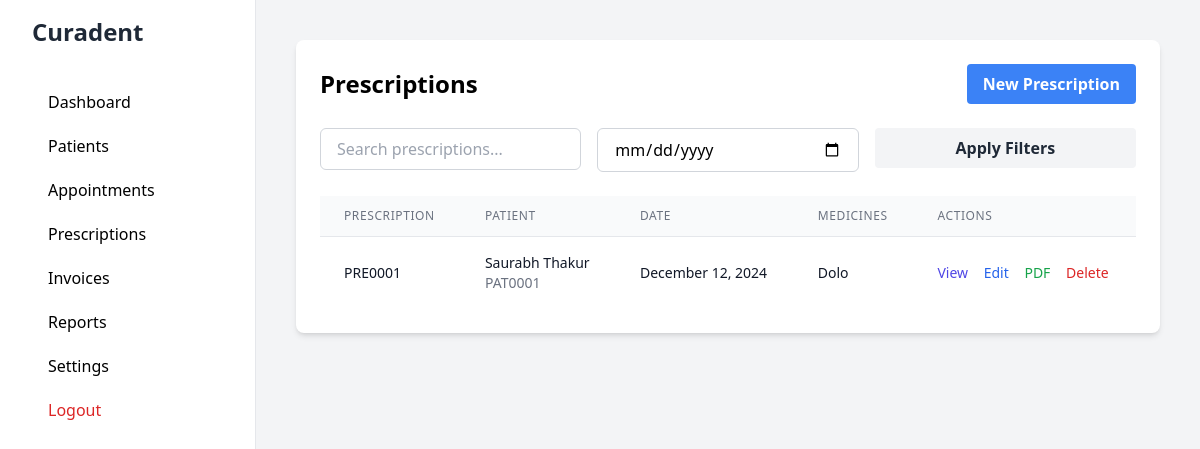
The page /prescriptions/ (signed in) on the database as committed earlier.
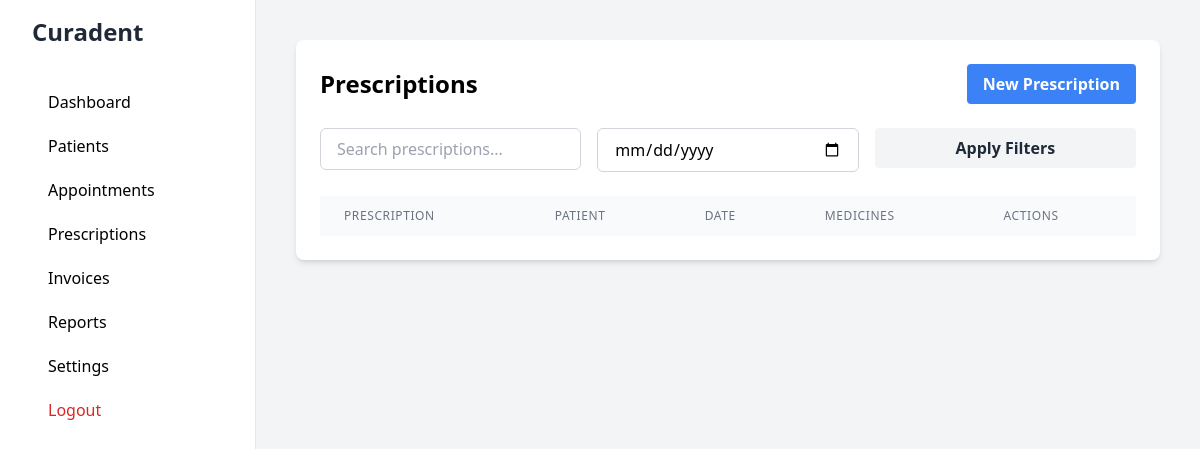
The same page on the database as committed later.
### app/models/settings.py (models this page shows, shortened)
class ClinicSettings(db.Model):
    __tablename__ = 'clinic_settings'
    id = db.Column(db.Integer, primary_key=True)
    clinic_name = db.Column(db.String(200), nullable=False)
    doctor_name = db.Column(db.String(100), nullable=False)
    email = db.Column(db.String(120))
    phone = db.Column(db.String(20))
    country_code = db.Column(db.String(5), default='+91')  # Default to India
    address = db.Column(db.Text)
    currency = db.Column(db.String(3), default='INR')
    opening_time = db.Column(db.Time)
    closing_time = db.Column(db.Time)
    working_days = db.Column(db.String(100))  # Store as comma-separated values
    registration_number = db.Column(db.String(50))  # Medical registration number
    tax_id = db.Column(db.String(50))  # GST/Tax ID
    logo_path = db.Column(db.String(200))
    gmail_app_password = db.Column(db.String(100))
    @staticmethod
    def get_settings():
        settings = ClinicSettings.query.first()
        return settings

### app/models/prescription.py (models this page shows, shortened)
class Prescription(db.Model):
    __tablename__ = 'prescriptions'
    id = db.Column(db.Integer, primary_key=True)
    prescription_number = db.Column(db.String(20), unique=True)
    patient_id = db.Column(db.Integer, db.ForeignKey('patients.id'), nullable=False)
    appointment_id = db.Column(db.Integer, db.ForeignKey('appointments.id'))
    date = db.Column(db.Date, nullable=False)
    diagnosis = db.Column(db.Text)
    notes = db.Column(db.Text)
    created_at = db.Column(db.DateTime, default=datetime.utcnow)
    updated_at = db.Column(db.DateTime, default=datetime.utcnow, onupdate=datetime.utcnow)
    patient = db.relationship('Patient', backref='prescriptions')
    appointment = db.relationship('Appointment', backref='prescriptions')
    medicines = db.relationship('PrescriptionMedicine', backref='prescription', cascade='all, delete-orphan')

class PrescriptionMedicine(db.Model):
    __tablename__ = 'prescription_medicines'
    id = db.Column(db.Integer, primary_key=True)
    prescription_id = db.Column(db.Integer, db.ForeignKey('prescriptions.id'), nullable=False)
    medicine_name = db.Column(db.String(100), nullable=False)
    dosage = db.Column(db.String(50))  # e.g., "1 tablet"
    frequency = db.Column(db.String(50))  # e.g., "twice daily"
    duration = db.Column(db.String(50))  # e.g., "7 days"
    instructions = db.Column(db.Text)  # e.g., "Take after meals"
    created_at = db.Column(db.DateTime, default=datetime.utcnow)

### app/models/patient.py (models this page shows, shortened)
class Patient(db.Model):
    __tablename__ = 'patients'
    id = db.Column(db.Integer, primary_key=True)
    registration_number = db.Column(db.String(20), unique=True)
    first_name = db.Column(db.String(50), nullable=False)
    last_name = db.Column(db.String(50))
    date_of_birth = db.Column(db.Date)
    gender = db.Column(db.String(10))
    blood_group = db.Column(db.String(5))
    phone = db.Column(db.String(20))
    email = db.Column(db.String(120))
    address = db.Column(db.Text)
    medical_history = db.Column(db.Text)
    allergies = db.Column(db.Text)
    created_at = db.Column(db.DateTime, default=datetime.utcnow)
    updated_at = db.Column(db.DateTime, default=datetime.utcnow, onupdate=datetime.utcnow)
    invoices = db.relationship('Invoice', lazy=True)
    @property
    def full_name(self):
        if self.last_name:
            return f"{self.first_name} {self.last_name}"
        return self.first_name

### app/routes/main.py (the view)
@main_bp.route('/prescriptions')
@login_required
def prescriptions():
    return redirect(url_for('prescription.prescriptions'))

### app/__init__.py (called while the page is built)
def create_app():
    app = Flask(__name__)
    app.config.from_object(Config)
    db.init_app(app)
    migrate.init_app(app, db)
    login_manager.init_app(app)
    from app.routes.auth import auth_bp
    from app.routes.main import main_bp
    from app.routes.appointment import appointment_bp
    from app.routes.prescription import prescription_bp
    from app.routes.invoice import invoice_bp
    app.register_blueprint(auth_bp)
    app.register_blueprint(main_bp)
    app.register_blueprint(appointment_bp)
    app.register_blueprint(prescription_bp)
    app.register_blueprint(invoice_bp)
    @app.context_processor
    def inject_settings():
        from app.models.settings import ClinicSettings
        settings = ClinicSettings.get_settings()
        return dict(clinic_settings=settings)
    return app

### app/models/user.py (called while the page is built)
@login_manager.user_loader
def load_user(id):
    return User.query.get(int(id))

### app/routes/prescription.py (called while the page is built, shortened)
@prescription_bp.route('/')
@login_required
def prescriptions():
    page = request.args.get('page', 1, type=int)
    search = request.args.get('search', '')
    date_filter = request.args.get('date')
    query = Prescription.query
    if date_filter:
        filter_date = datetime.strptime(date_filter, '%Y-%m-%d').date()
        query = query.filter(Prescription.date == filter_date)
    prescriptions = query.order_by(Prescription.created_at.desc()).paginate(
        page=page, per_page=10, error_out=False
    )
    return render_template('dashboard/prescriptions/index.html',
                         prescriptions=prescriptions,
                         search=search,
                         date_filter=date_filter)

### app/templates/dashboard/prescriptions/index.html (shortened to what this page needs)
{% extends "base.html" %}
{% block content %}
<div class="bg-white rounded-lg shadow-md p-6">
    <div class="flex justify-between items-center mb-6">
        <h1 class="text-2xl font-bold">Prescriptions</h1>
        <a href="{{ url_for('prescription.new_prescription') }}"
           class="bg-blue-500 hover:bg-blue-700 text-white font-bold py-2 px-4 rounded">
            New Prescription
        </a>
    </div>
    <div class="mb-6">
        <form method="GET" class="grid grid-cols-1 md:grid-cols-3 gap-4">
            <div>
                <input type="text" name="search" value="{{ search }}"
                       placeholder="Search prescriptions..."
                       class="w-full px-4 py-2 border border-gray-300 rounded-md focus:outline-none focus:ring-2 focus:ring-blue-500">
            </div>
            <div>
                <input type="date" name="date" value="{{ date_filter }}"
                       class="w-full px-4 py-2 border border-gray-300 rounded-md focus:outline-none focus:ring-2 focus:ring-blue-500">
            </div>
            <div>
                <button type="submit"
                        class="w-full bg-gray-100 hover:bg-gray-200 text-gray-800 font-semibold py-2 px-4 rounded">
                    Apply Filters
                </button>
            </div>
        </form>
    </div>
    <div class="overflow-x-auto">
        <table class="min-w-full divide-y divide-gray-200">
            <thead class="bg-gray-50">
                <tr>
                    <th class="px-6 py-3 text-left text-xs font-medium text-gray-500 uppercase tracking-wider">
                        Prescription
                    </th>
                    <th class="px-6 py-3 text-left text-xs font-medium text-gray-500 uppercase tracking-wider">
                        Patient
                    </th>
                    <th class="px-6 py-3 text-left text-xs font-medium text-gray-500 uppercase tracking-wider">
                        Date
                    </th>
                    <th class="px-6 py-3 text-left text-xs font-medium text-gray-500 uppercase tracking-wider">
                        Medicines
                    </th>
                    <th class="px-6 py-3 text-left text-xs font-medium text-gray-500 uppercase tracking-wider">
                        Actions
                    </th>
                </tr>
            </thead>
            <tbody class="bg-white divide-y divide-gray-200">
                {% for prescription in prescriptions.items %}
                <tr>
                    <td class="px-6 py-4 whitespace-nowrap">
                        <div class="text-sm font-medium text-gray-900">{{ prescription.prescription_number }}</div>
                    </td>
                    <td class="px-6 py-4">
                        <div class="text-sm text-gray-900">{{ prescription.patient.full_name }}</div>
                        <div class="text-sm text-gray-500">{{ prescription.patient.registration_number }}</div>
                    </td>
                    <td class="px-6 py-4 whitespace-nowrap">
                        <div class="text-sm text-gray-900">{{ prescription.date.strftime('%B %d, %Y') }}</div>
                    </td>
                    <td class="px-6 py-4">
                        <div class="text-sm text-gray-900">
                            {% for medicine in prescription.medicines[:2] %}
                            <div>{{ medicine.medicine_name }}</div>
                            {% endfor %}
                        </div>
                    </td>
                    <td class="px-6 py-4 whitespace-nowrap text-sm font-medium">
                        <a href="{{ url_for('prescription.view_prescription', id=prescription.id) }}"
                           class="text-indigo-600 hover:text-indigo-900 mr-3">View</a>
                        <a href="{{ url_for('prescription.edit_prescription', id=prescription.id) }}"
                           class="text-blue-600 hover:text-blue-900 mr-3">Edit</a>
                        <a href="{{ url_for('prescription.prescription_pdf', id=prescription.id) }}"
                           target="_blank"
                           class="text-green-600 hover:text-green-900 mr-3">
                             PDF
                        </a>
                        <button onclick="showDeleteModal('{{ prescription.id }}')"
                                class="text-red-600 hover:text-red-900">Delete</button>
                    </td>
                </tr>
                {% endfor %}
            </tbody>
        </table>
    </div>
</div>
{% endblock %}

### app/templates/base.html (shortened to what this page needs)
<!DOCTYPE html>
<html lang="en">
<head>
    <script src="https://cdn.tailwindcss.com"></script>
</head>
<body class="bg-gray-100">
    <div class="min-h-screen flex">
        <div class="bg-white w-64 px-8 py-4 border-r">
            <h1 class="text-2xl font-bold text-gray-800 mb-8">
                {% if clinic_settings and clinic_settings.clinic_name %}
                    {{ clinic_settings.clinic_name }}
                {% else %}
                    Clinic MS
                {% endif %}
            </h1>
            <nav>
                <a href="{{ url_for('main.dashboard') }}" class="block py-2.5 px-4 rounded transition duration-200 hover:bg-gray-100">
                    Dashboard
                </a>
                <a href="{{ url_for('main.patients') }}" class="block py-2.5 px-4 rounded transition duration-200 hover:bg-gray-100">
                    Patients
                </a>
                <a href="{{ url_for('main.appointments') }}" class="block py-2.5 px-4 rounded transition duration-200 hover:bg-gray-100">
                    Appointments
                </a>
                <a href="{{ url_for('main.prescriptions') }}" class="block py-2.5 px-4 rounded transition duration-200 hover:bg-gray-100">
                    Prescriptions
                </a>
                <a href="{{ url_for('main.invoices') }}" class="block py-2.5 px-4 rounded transition duration-200 hover:bg-gray-100">
                    Invoices
                </a>
                <a href="{{ url_for('main.reports') }}" class="block py-2.5 px-4 rounded transition duration-200 hover:bg-gray-100">
                    Reports
                </a>
                <a href="{{ url_for('main.settings') }}" class="block py-2.5 px-4 rounded transition duration-200 hover:bg-gray-100">
                    Settings
                </a>
                <a href="{{ url_for('auth.logout') }}" class="block py-2.5 px-4 rounded transition duration-200 hover:bg-gray-100 text-red-600">
                    Logout
                </a>
            </nav>
        </div>
        <div class="flex-1 p-10">
            {% block content %}{% endblock %}
        </div>
    </div>
</body>
</html>

Rows that differ between the two databases and show on the page:
removed Prescription: prescription_number "PRE0001", patient.full_name "Saurabh Thakur", patient.registration_number "PAT0001", date "December 12, 2024"
removed PrescriptionMedicine: medicine_name "Dolo"
